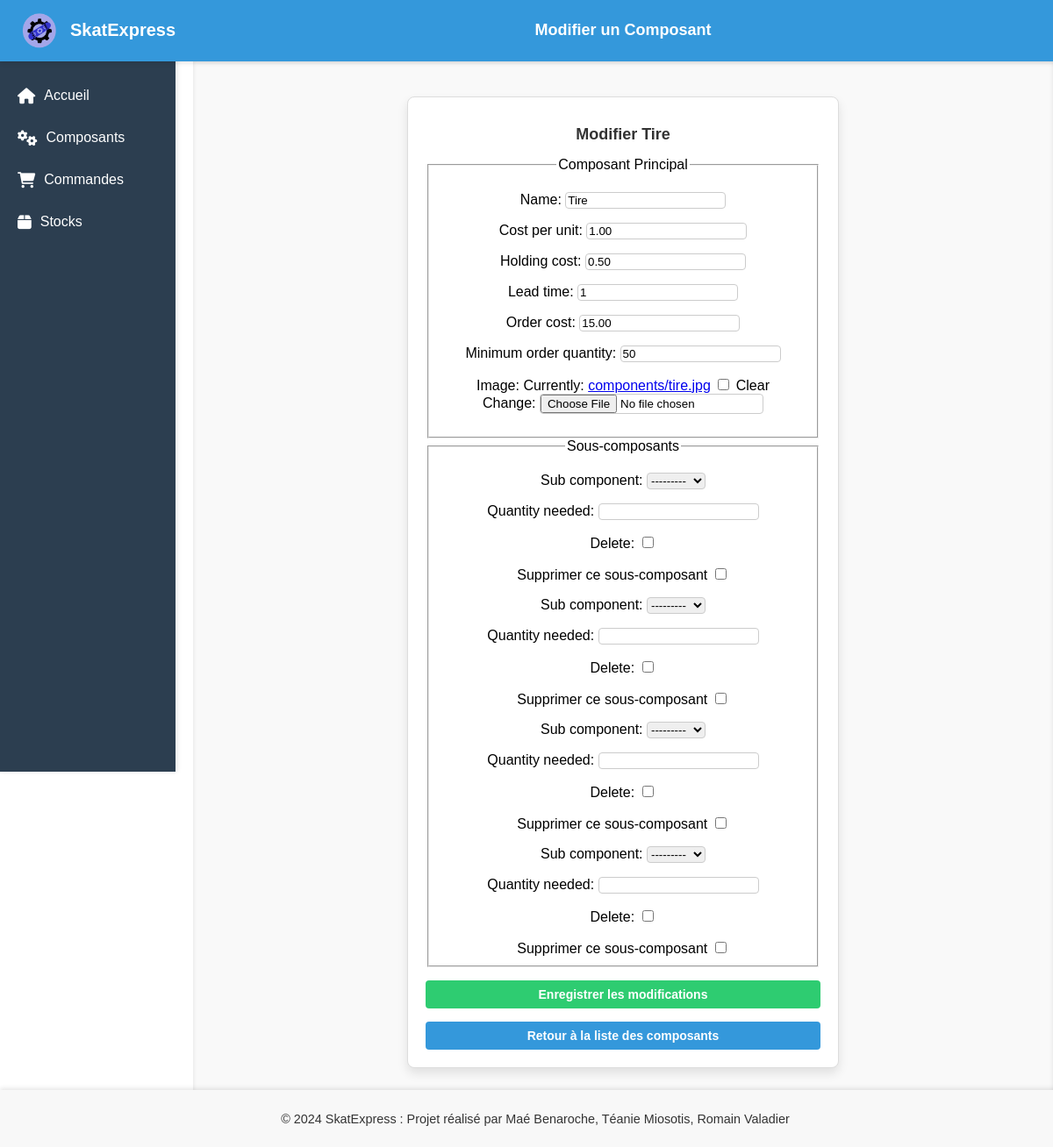
The page /components/update2/14/ on the database its author committed.
### App/models.py (models this page shows, shortened)
class Component(models.Model):
    name = models.CharField(max_length=100) # Nom du composant
    cost_per_unit = models.DecimalField(max_digits=10, decimal_places=2)
    holding_cost= models.DecimalField(max_digits=10, decimal_places=2)  # Coût de possession par unité
    order_cost = models.DecimalField(max_digits=10, decimal_places=2)  # Coût de commande
    lead_time = models.IntegerField()  # Délai de livraison en semaines
    minimum_order_quantity = models.IntegerField()  # Quantité minimale de commande
    image = models.ImageField(upload_to='components/', blank=True, null=True)  # Champ pour l'image
    sub_components = models.ManyToManyField(
        'self',
        through='ComponentSubComponent',
        symmetrical=False,
        related_name='parent_components',
        blank=True # Permet de ne pas renseigner de sous-composants lors de la création
    )
    def __str__(self):
        return self.name

### App/views.py (the view, shortened to what this page needs)
# urls.py: path('components/update2/<int:pk>/', ComponentUpdateView2.as_view(), name='update_component2'),
class ComponentUpdateView2(View):
    def get(self, request, pk):
        component = get_object_or_404(Component, pk=pk)
        form = ComponentForm(instance=component)
        formset = ComponentSubComponentFormSet(instance=component)  # Préremplit le formset avec les sous-composants
        return render(request, 'component_update2.html', {
            'form': form,
            'formset': formset,
            'component': component
        })

### App/forms.py
class ComponentForm(forms.ModelForm):
    class Meta:
        model = Component
        fields = ['name', 'cost_per_unit', 'holding_cost', 'lead_time','order_cost', 'minimum_order_quantity', 'image']

### templates/component_update2.html (shortened to what this page needs)
{% extends 'base.html' %}
{% block header_title %}Modifier un Composant{% endblock %}
{% block content %}
<div class="form-wrapper">
    <div class="form-container">
        <h1>Modifier {{ component.name }}</h1>
        <form method="post" enctype="multipart/form-data">
            <fieldset>
                <legend>Composant Principal</legend>
                {{ form.as_p }}
            </fieldset>
            <fieldset>
                <legend>Sous-composants</legend>
                {% for sub_form in formset %}
                    <div class="subcomponent-form">
                        {{ sub_form.as_p }}
                        {% if sub_form.DELETE %}
                            <label for="{{ sub_form.DELETE.id_for_label }}">Supprimer ce sous-composant</label>
                            {{ sub_form.DELETE }}
                        {% endif %}
                    </div>
                {% endfor %}
            </fieldset>
            <button type="submit" class="submit-button">Enregistrer les modifications</button>
        </form>
        <a href="{% url 'component_list' %}" class="back-button">Retour à la liste des composants</a>
    </div>
</div>
{% endblock %}

### static/css/style.css (style rules this page uses)
* { transition: all 0.3s ease-in-out; }
body { font-family: Arial, sans-serif; margin: 0; padding: 0; display: flex; min-height: 100vh; flex-direction: column; margin-bottom: 50px; }
.form-wrapper { display: flex; justify-content: center; align-items: center; min-height: calc(100vh - 100px); padding: 20px; background-color: #f9f9f9; text-align: center; }
.form-container { width: 100%; max-width: 450px; padding: 20px; border: 1px solid #ddd; border-radius: 8px; background-color: #fff; box-shadow: 0px 6px 12px rgba(0, 0, 0, 0.1); }
.form-container h1, .form-container h2 { text-align: center; color: #333; margin-bottom: 15px; font-size: 18px; }
input, select, textarea { border: 1px solid #ccc; border-radius: 4px; }
button[type="submit"]:not(.delete-button) { display: block; width: 100%; padding: 8px; background-color: #2ecc71; color: white; border: none; border-radius: 4px; font-size: 14px; font-weight: bold; cursor: pointer; margin-top: 15px; transition: background-color 0.3s ease; }
.back-button { display: block; margin: 15px auto 0; text-align: center; padding: 8px 16px; background-color: #3498db; color: white; text-decoration: none; border-radius: 4px; font-size: 14px; font-weight: bold; transition: background-color 0.3s ease; }

### rows shown on the page
Component: name "Tire", cost_per_unit "1.00", holding_cost "0.50", lead_time "1", order_cost "15.00", minimum_order_quantity "50"
